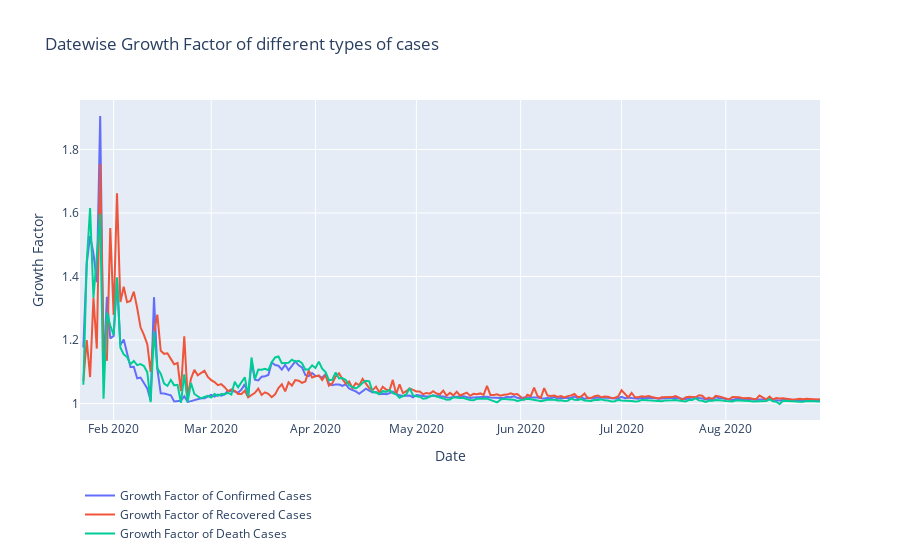

The notebook cell saved with this chart:
### Code cell
print("Average growth factor of number of Confirmed Cases: ",(datewise["Confirmed"]/datewise["Confirmed"].shift()).mean())
print("Median growth factor of number of Confirmed Cases: ",(datewise["Confirmed"]/datewise["Confirmed"].shift()).median())
print("Average growth factor of number of Recovered Cases: ",(datewise["Recovered"]/datewise["Recovered"].shift()).mean())
print("Median growth factor of number of Recovered Cases: ",(datewise["Recovered"]/datewise["Recovered"].shift()).median())
print("Average growth factor of number of Death Cases: ",(datewise["Deaths"]/datewise["Deaths"].shift()).mean())
print("Median growth factor of number of Death Cases: ",(datewise["Deaths"]/datewise["Deaths"].shift()).median())

fig=go.Figure()
fig.add_trace(go.Scatter(x=datewise.index, y=datewise["Confirmed"]/datewise["Confirmed"].shift(),
                    mode='lines',
                    name='Growth Factor of Confirmed Cases'))
fig.add_trace(go.Scatter(x=datewise.index, y=datewise["Recovered"]/datewise["Recovered"].shift(),
                    mode='lines',
                    name='Growth Factor of Recovered Cases'))
fig.add_trace(go.Scatter(x=datewise.index, y=datewise["Deaths"]/datewise["Deaths"].shift(),
                    mode='lines',
                    name='Growth Factor of Death Cases'))
fig.update_layout(title="Datewise Growth Factor of different types of cases",
                 xaxis_title="Date",yaxis_title="Growth Factor",
                 legend=dict(x=0,y=-0.4,traceorder="normal"))
fig.show()

### Figure 1 — Plotly figure (JSON) as saved in the notebook; plotly's stock layout.template omitted (floating-point values rounded to 4 significant figures; data arrays with more than 128 entries replaced by an {"elided": "..."} marker saying what was removed)
{"data": [{"mode": "lines", "name": "Growth Factor of Confirmed Cases", "type": "scatter", "x": {"elided": "221 str values"}, "y": {"elided": "221 float values"}}, {"mode": "lines", "name": "Growth Factor of Recovered Cases", "type": "scatter", "x": {"elided": "221 str values"}, "y": {"elided": "221 float values"}}, {"mode": "lines", "name": "Growth Factor of Death Cases", "type": "scatter", "x": {"elided": "221 str values"}, "y": {"elided": "221 float values"}}], "layout": {"legend": {"traceorder": "normal", "x": 0, "y": -0.4}, "title": {"text": "Datewise Growth Factor of different types of cases"}, "xaxis": {"title": {"text": "Date"}}, "yaxis": {"title": {"text": "Growth Factor"}}}}
